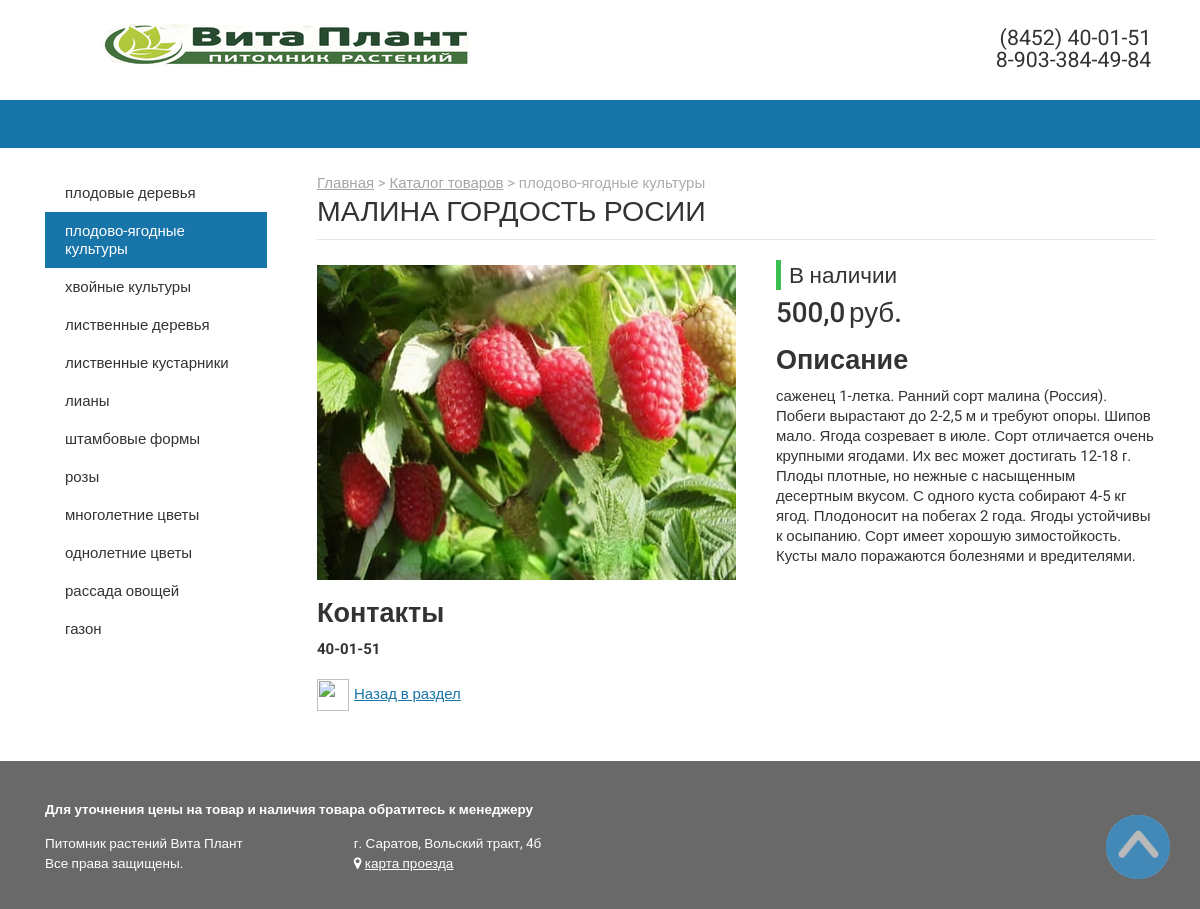
The page /90/ on the database its author committed.
### store/models.py (models this page shows, shortened)
class Category(models.Model):
	name = models.CharField('Название', max_length=50)
	url = models.SlugField('URL', max_length=200, unique=True, default='')
	image = models.ImageField('Фото', null=True, blank=True)
	description = models.TextField('Описание', default='')
	objects = models.Manager()
	class Meta:
		verbose_name = 'Категория'
		verbose_name_plural = 'Категории'

class Product(models.Model):
	category = models.ForeignKey(Category, verbose_name='Катерогия товаров', on_delete=models.SET_NULL, null=True)
	name = models.CharField('Название', max_length=200)
	price = models.FloatField('Цена')
	availability = models.BooleanField('В наличии', default=False,null=True, blank=True)
	image = models.ImageField('Фото', null=True, blank=True)
	description = models.TextField('Описание', default='')
	contact = models.TextField('Контакты', default='')
	objects = models.Manager()
	class Meta:
		verbose_name = 'Товар'
		verbose_name_plural = 'Товары'
	def is_availible(self):
		return self.availability
	@property
	def imageURL(self):
		try:
			url = self.image.url
		except:
			url = ''
		return url

### store/views.py (the view)
# urls.py: path('<int:product_id>/', views.detail, name='detail'),
def detail(request, product_id):
	menu = Category.objects.all()
	try:
		product = Product.objects.get(id=product_id)
	except:
		raise Http404('Товар с указанным ID не найден.')
	context = {
		'product': product,
		'menu': menu
	}
	return render(request, 'store/detail.html', context)

### store/templates/store/detail.html (shortened to what this page needs)
{% extends 'store/main.html' %}
{% load static %}
{% block content %}
<div id="content">
    <div class="inner clearfix">
        <div id="sidebar">
            <ul id="menu" class="left sm sm-theme sm-vertical">
                {% for section in menu %}
                {% if section.name == product.category.name %}
                <li class="selected"> <a href="../{{section.url}}">{{section.name}}</a> </li>
                {% else %}
                <li> <a href="../{{section.url}}">{{section.name}}</a> </li>
                {% endif %}
                {% endfor %}
            </ul>
        </div>
        <div id="workarea" class="partial clearfix">
            <div id="breadcrumbs" class="default"> <span>
                    <a href="{% url 'store:store' %}" title="Главная">Главная</a>
                </span> <span>>
                    <a href="{% url 'store:products' %}" title="Каталог товаров">Каталог товаров</a>
                </span> <span>> {{product.category.name}}</span> </div>
            <h1 class="title">{{product.name}}</h1>
            <div id="catalog" class="default">
                <div id="catalog-element" class="default">
                    <div class="card clearfix">
                        <div class="col-left">
                            <div class="swiper-container pictures">
                                <div class="swiper-wrapper">
                                    <div class="swiper-slide">
                                        <a class="fancybox" href="{{product.imageURL}}" rel="group-502"> <img src="{{product.imageURL}}" alt="{{product.name}}" title="{{product.name}}" style="width: 420px; height: 315px;"> </a>
                                    </div>
                                </div>
                            </div>
                        </div>
                        <div class="col-right">
                            <div class="info">
                                {% if product.is_availible == True %}
                                <div class="marks"> <span class="status" style="font-size: 150%; padding: 2px 8px; border-left: 5px solid; border-color: #3cc051; margin-bottom: 10px;">В наличии</span> </div>
                                {% else %}
                                <div class="marks"> <span class="status" style="font-size: 150%; padding: 2px 8px; border-left: 5px solid; border-color: #ff4d00; margin-bottom: 10px;">Нет в наличии</span> </div>
                                {% endif %}
                                <div class="price">
                                    <div class="actual" style="margin-top: 15px;"> <span class="value" style="font-size: 185%; font-weight: 500;">{{product.price}}</span> <span class="currency" style="font-size: 185%; font-weight: 500;">руб.</span> </div>
                                </div>
                                <div class="detail-text clearfix">
                                    <h2>Описание</h2>{{product.description}}
                                </div>
                            </div>
                        </div>
                    </div>
                    <div class="detail-text clearfix">
                        <h2>Контакты</h2><strong>{{product.contact}}</strong>
                    </div>
                    <br>
                    <div class="back-link"> <a href="../"><img src="{% static 'include/back.png' %}" style="width: 32px; height: 32px; margin-right: 5px;">Назад в раздел</a> </div>
                </div>
            </div>
        </div>
    </div>
</div>
{% endblock %}

### rows shown on the page
Category: name "плодовые деревья"
Category: name "плодово-ягодные культуры"
Category: name "хвойные культуры"
Category: name "лиственные деревья"
Category: name "лиственные кустарники"
Category: name "лианы"
Category: name "штамбовые формы"
Category: name "розы"
Category: name "многолетние цветы"
Category: name "однолетние цветы"
Category: name "рассада овощей"
Category: name "газон"
Product: category.name "плодово-ягодные культуры", name "МАЛИНА ГОРДОСТЬ РОСИИ", imageURL (picture), price "500,0", description "саженец 1-летка. Ранний сорт малина (Россия). Побеги вырастают до 2-2,5 м и требуют опоры. Шипов мало. Ягода созревает в июле. Сорт отличается очень крупными ягодами. Их вес может достигать 12-18 г. Плоды плотные, но нежные с насыщенным десертным вкусом. С одного куста собирают 4-5 кг ягод. Плодоносит на побегах 2 года. Ягоды устойчивы к осыпанию. Сорт имеет хорошую зимостойкость. Кусты мало поражаются болезнями и вредителями.", contact "40-01-51"
